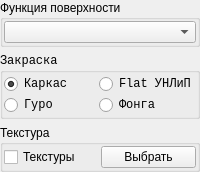
         <widget class="QWidget" name="widget_Expand_SurfaceMain" native="true">
          <layout class="QVBoxLayout" name="verticalLayout_2">
           <property name="leftMargin">
            <number>0</number>
           </property>
           <property name="topMargin">
            <number>0</number>
           </property>
           <property name="rightMargin">
            <number>0</number>
           </property>
           <property name="bottomMargin">
            <number>0</number>
           </property>
           <item>
            <widget class="QGroupBox" name="groupBox_SurfaceFunction">
             <property name="title">
              <string>Функция поверхности</string>
             </property>
             <layout class="QVBoxLayout" name="verticalLayout_3">
              <property name="spacing">
               <number>1</number>
              </property>
              <property name="leftMargin">
               <number>1</number>
              </property>
              <property name="topMargin">
               <number>1</number>
              </property>
              <property name="rightMargin">
               <number>1</number>
              </property>
              <property name="bottomMargin">
               <number>1</number>
              </property>
              <item>
               <widget class="QComboBox" name="comboBox_SurfaceFunctions"/>
              </item>
             </layout>
            </widget>
           </item>
           <item>
            <widget class="QGroupBox" name="groupBox_Shading">
             <property name="font">
              <font>
               <family>Consolas</family>
              </font>
             </property>
             <property name="title">
              <string>Закраска</string>
             </property>
             <layout class="QGridLayout" name="gridLayout_2">
              <property name="leftMargin">
               <number>1</number>
              </property>
              <property name="topMargin">
               <number>1</number>
              </property>
              <property name="rightMargin">
               <number>1</number>
              </property>
              <property name="bottomMargin">
               <number>1</number>
              </property>
              <property name="spacing">
               <number>1</number>
              </property>
              <item row="1" column="0">
               <widget class="QRadioButton" name="radioButton_WireframeShading">
                <property name="font">
                 <font>
                  <family>Consolas</family>
                 </font>
                </property>
                <property name="text">
                 <string>Каркас</string>
                </property>
                <property name="checked">
                 <bool>true</bool>
                </property>
               </widget>
              </item>
              <item row="1" column="1">
               <widget class="QRadioButton" name="radioButton_SortFlatShading">
                <property name="font">
                 <font>
                  <family>Consolas</family>
                 </font>
                </property>
                <property name="text">
                 <string>Flat УНЛиП</string>
                </property>
               </widget>
              </item>
              <item row="2" column="0">
               <widget class="QRadioButton" name="radioButton_HuroShading">
                <property name="font">
                 <font>
                  <family>Consolas</family>
                 </font>
                </property>
                <property name="text">
                 <string>Гуро</string>
                </property>
               </widget>
              </item>
              <item row="2" column="1">
               <widget class="QRadioButton" name="radioButton_FongShding">
                <property name="font">
                 <font>
                  <family>Consolas</family>
                 </font>
                </property>
                <property name="text">
                 <string>Фонга</string>
                </property>
               </widget>
              </item>
             </layout>
            </widget>
           </item>
           <item>
            <widget class="QGroupBox" name="groupBox_Texture">
             <property name="title">
              <string>Текстура</string>
             </property>
             <layout class="QHBoxLayout" name="horizontalLayout_8">
              <property name="spacing">
               <number>1</number>
              </property>
              <property name="leftMargin">
               <number>1</number>
              </property>
              <property name="topMargin">
               <number>1</number>
              </property>
              <property name="rightMargin">
               <number>1</number>
              </property>
              <property name="bottomMargin">
               <number>1</number>
              </property>
              <item>
               <widget class="QCheckBox" name="checkBox_Textured">
                <property name="text">
                 <string>Текстуры</string>
                </property>
               </widget>
              </item>
              <item>
               <widget class="QPushButton" name="pushButton_ChooseTexture">
                <property name="text">
                 <string>Выбрать</string>
                </property>
               </widget>
              </item>
             </layout>
            </widget>
           </item>
          </layout>
         </widget>
